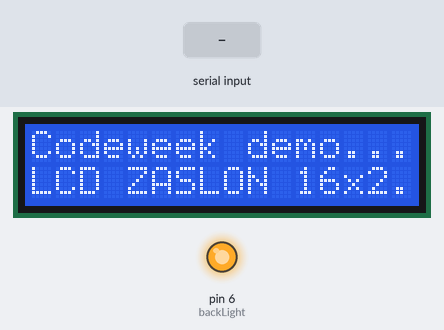
Recording of a sketch running on a simulated Arduino Nano, built with avr-gcc and run on an emulated ATmega328P. Shown: 16×2 character LCD, output pins drawn as LEDs (lit = HIGH). Inputs (shaded band) come from the test bench. What the sketch prints to the serial monitor is not drawn.

Above: at 1.2 s.
1.3 s: "1" received over Serial
At 3.1 s:
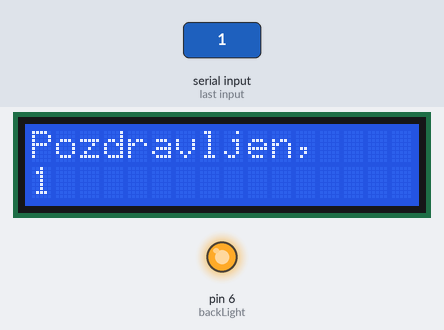
3.8 s: "0" received over Serial
At 6.0 s:
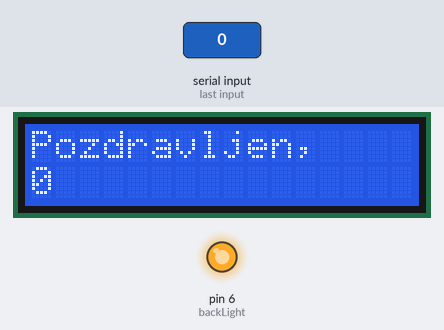
6.3 s: "2" received over Serial
At 8.1 s:
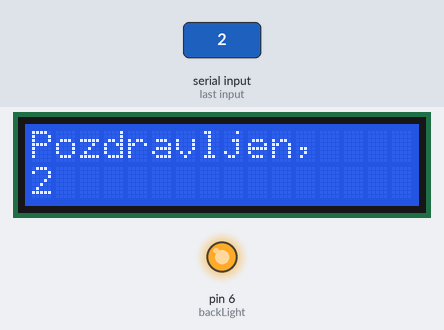
Timing chart, 0 to 9.6 s (numbered marks = the images above; inputs shaded):
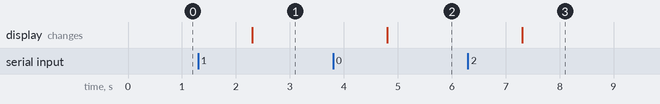

The sketch:

LCD_display.ino
```cpp
/*  Your LCD Name
 *  Application for displaying a text on 16x2 LCD display (HD44780) with Arduino Nano.
 *  Could be used for similar types of displays (for instance 20x4 LCD).
 *  User enters his name through serial console and his name is then displayed on LCD screen.

    Wiring instructions:
    ====================
     [LCD - Arduino Nano]
     1. VSS Arduino GND
     2. VDD - Arduino 5V
     3. V0 (contrast) - 10k Ohm potentiometer (connect one wire to center pin and the other to left/right pin) - Arduino GND
     4. RS - Arduino D9
     5. RW - Arduino D8
     6. E (enable) - Arduino D7
     7. D0 (data 0) - no connection
     8. D1 - no connection
     9. D2 - no connection
     10. D3 - no connection
     11. D4 - Arduino D5
     12. D5 - Arduino D4
     13. D6 - Arduino D3
     14. D7 - Arduino D2
     15. A (backlight +) - 220 Ohm resistor (40 Ohm min.) - Arduino D6
     16. K (backlight GND) - GND Arduino pin*

    If there is no text displayed, LCD module may be out of sync with Arduino.
    In that case press the reset button on your Arduino to synchronize (it may take a couple of resets).

    Source: https://www.hacktronics.com/Tutorials/arduino-character-lcd-tutorial.html
*/

#include <LiquidCrystal.h>

LiquidCrystal lcd(9, 8, 7, 5, 4, 3, 2);

int backLight = 6;    // Arduino pin D6 will control the backlight

String user_input;    // Variable when input text will be stored.

void setup()
{
  // Open serial console.
  Serial.begin(9600);
  Serial.print("Vnesi svoje ime: ");   // Print instructions to enter user's name to serial console.

  pinMode(backLight, OUTPUT);
  digitalWrite(backLight, HIGH);       // Turn backlight on. Replace 'HIGH' with 'LOW' to turn it off.
  lcd.begin(16,2);                     // Columns and rows.  use 16,2 for a 16x2 LCD.
  lcd.clear();                         // Start with a blank screen...
  lcd.setCursor(0,0);                  // Set cursor to column 0, row 0 (the beginning of the first line).
  lcd.print("Codeweek demo...");       // Text displayed in a first line.
  lcd.setCursor(0,1);                  // Set cursor to column 0, row 1 (the beginning of the second line).
  lcd.print("LCD ZASLON 16x2.");       // Text displayed in a second line.
}

void loop()
{
  while(Serial.available()) {
    user_input = Serial.readString();           // Read the incoming data as string.

    user_input.remove(user_input.length()-2);   // Remove last two character from input string.
    Serial.println(user_input);                 // Print input string to serial console.

    lcd.clear();
    lcd.setCursor(0, 0);
    lcd.print("Pozdravljen,");
    lcd.setCursor(0, 1);
    lcd.print(user_input);                      // Display input string on LCD display.
    Serial.print("Ponovno vnesi svoje ime: ");
  }
}
```

Measured:
- after the input at 1.3 s, the display: changes after 1.0 s (image 1)
- after the input at 3.8 s, the display: changes after 1.0 s (image 2)
- after the input at 6.3 s, the display: changes after 1.0 s (image 3)
